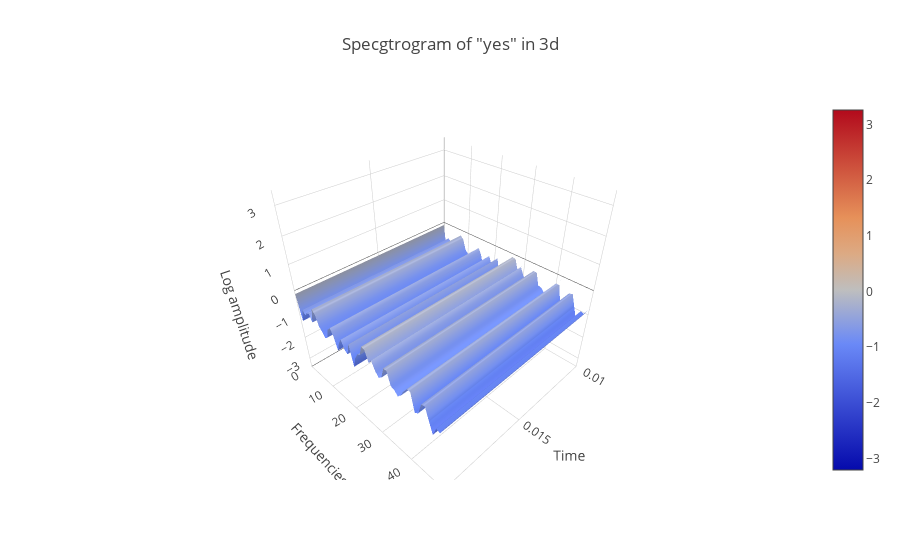

Here is the notebook cell this chart was saved with:
### Code cell
data = [go.Surface(z=spectrogram.T)]
layout = go.Layout(
    title='Specgtrogram of "yes" in 3d',
    scene = dict(
    yaxis = dict(title='Frequencies', range=freqs),
    xaxis = dict(title='Time', range=times),
    zaxis = dict(title='Log amplitude'),
    ),
)
fig = go.Figure(data=data, layout=layout)
py.iplot(fig)

### Figure 1 — Plotly figure (JSON) as saved in the notebook; plotly's stock layout.template omitted (floating-point values rounded to 4 significant figures; data arrays with more than 128 entries replaced by an {"elided": "..."} marker saying what was removed)
{"data": [{"type": "surface", "z": {"elided": "161x99 float values"}}], "layout": {"scene": {"xaxis": {"range": [0.01, 0.02, 0.03, 0.04, 0.05, 0.06, 0.07, 0.08, 0.09, 0.1, 0.11, 0.12, 0.13, 0.14, 0.15, 0.16, 0.17, 0.18, 0.19, 0.2, 0.21, 0.22, 0.23, 0.24, 0.25, 0.26, 0.27, 0.28, 0.29, 0.3, 0.31, 0.32, 0.33, 0.34, 0.35, 0.36, 0.37, 0.38, 0.39, 0.4, 0.41, 0.42, 0.43, 0.44, 0.45, 0.46, 0.47, 0.48, 0.49, 0.5, 0.51, 0.52, 0.53, 0.54, 0.55, 0.56, 0.57, 0.58, 0.59, 0.6, 0.61, 0.62, 0.63, 0.64, 0.65, 0.66, 0.67, 0.68, 0.69, 0.7, 0.71, 0.72, 0.73, 0.74, 0.75, 0.76, 0.77, 0.78, 0.79, 0.8, 0.81, 0.82, 0.83, 0.84, 0.85, 0.86, 0.87, 0.88, 0.89, 0.9, 0.91, 0.92, 0.93, 0.94, 0.95, 0.96, 0.97, 0.98, 0.99], "title": "Time"}, "yaxis": {"range": {"elided": "161 int values"}, "title": "Frequencies"}, "zaxis": {"title": "Log amplitude"}}, "title": "Specgtrogram of \"yes\" in 3d"}}
